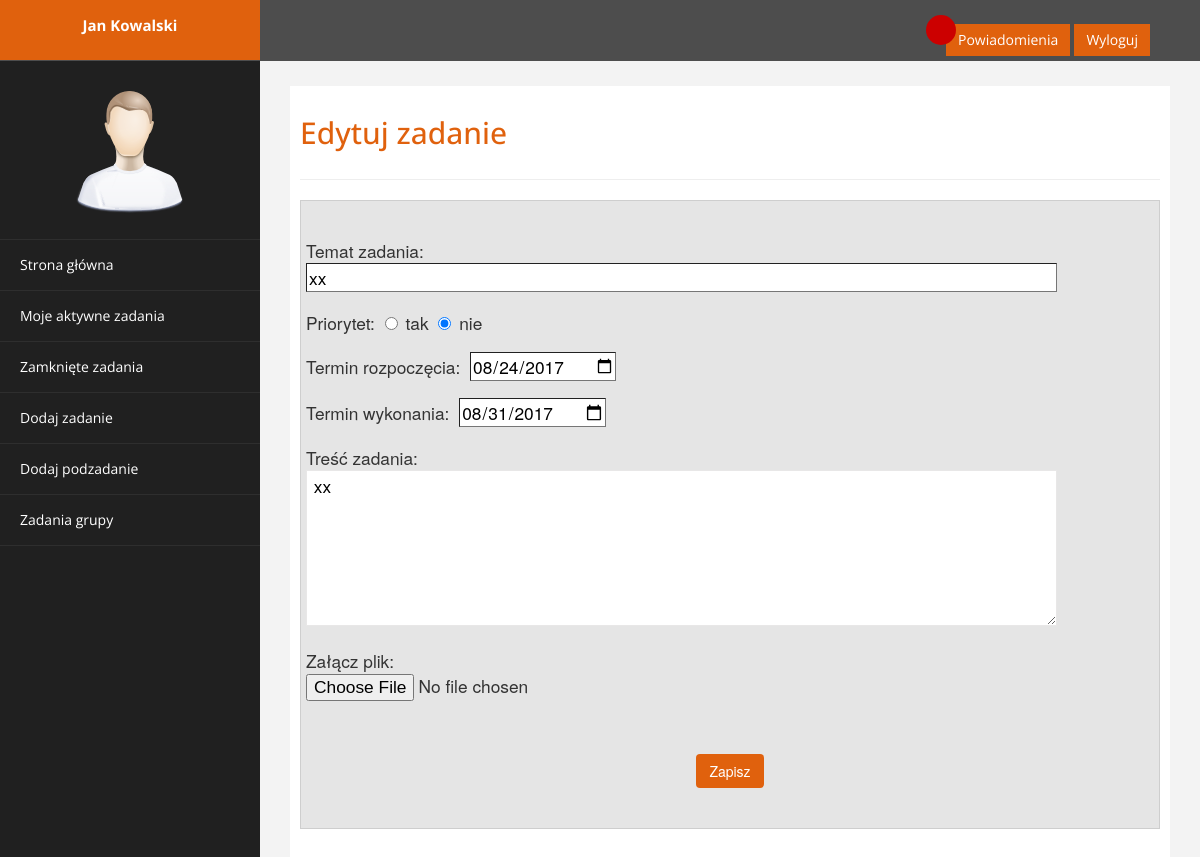
The page /edit_task.php?id=43 (signed in) on the database its author committed.
### tables this page shows
CREATE TABLE `task` (
  `task_ID` int(11) NOT NULL,
  `name` text NOT NULL,
  `description` text NOT NULL,
  `start_date` date NOT NULL,
  `end_date` date NOT NULL,
  `user_ID` int(11) NOT NULL,
  `priority` tinyint(1) NOT NULL,
  `done` tinyint(1) NOT NULL
);

### database/dbinfo.php (called while the page is built, shortened)
<?php
        $db_task_tab = 'task';
                $db_task_id = 'task_ID';
                $db_task_name = 'name';
                $db_task_description = 'description';
                $db_task_sdate = 'start_date';
                $db_task_edate = 'end_date';
?>

### edit_task.php (the view, shortened to what this page needs)
<!DOCTYPE html>
<html xmlns="http://www.w3.org/1999/xhtml">
<head>
    <link href="template/assets/css/bootstrap.css" rel="stylesheet" />
    <link href="template/assets/css/custom.css" rel="stylesheet" />
</head>
<body>
    <div id="wrapper">
        <nav class="navbar navbar-default navbar-cls-top " role="navigation" style="margin-bottom: 0">
            <div class="navbar-header">
                <a class="navbar-brand" href="main.php"><?php echo $_SESSION['fname']." ".$_SESSION['lname']?></a>
            </div>
    <div style="color: white;
    padding: 15px 50px 5px 50px;
    float: right;
    font-size: 16px;"><div class="circle" id="circle"> </div> <a href="nots.php" class="btn btn-danger square-btn-adjust">Powiadomienia</a>
        <a href="logout.php" class="btn btn-danger square-btn-adjust">Wyloguj</a> </div>
        </nav>
                <nav class="navbar-default navbar-side" role="navigation">
            <div class="sidebar-collapse">
                <ul class="nav" id="main-menu">
				<li class="text-center">
                    <img src="template/assets/img/find_user.png" class="user-image img-responsive"/>
					</li>
                    <li>
                        <a  href="main.php" ><i "></i> Strona główna</a>
                    </li>
                    <li>
                        <a  href="tasks.php" ><i "></i> Moje aktywne zadania</a>
                    </li>
                  <li>
                        <a  href="old_tasks.php" ><i "></i>Zamknięte zadania</a>
                    </li>
                   <?php
                   If ($_SESSION['function']=="2" ){
                      echo '<li>
                        <a  href="add_tasks.php"><i "></i> Dodaj zadanie</a>
                    </li>';
                     echo ' <li><a href="add_subtasks.php"><i "></i> Dodaj podzadanie</a>
                    </li>';
                      echo '<li><a href="team_tasks.php"><i "></i> Zadania grupy</a>
                    </li>';
                   }
                   ?>
                </ul>
            </div>
        </nav>
        <div id="page-wrapper" >
            <div id="page-inner">
                <div class="row">
                    <div class="col-md-12">
                        <h2>Edytuj zadanie</h2>
                    </div>
                </div>
                 <hr />
        <div class="subtask-form">
        <center>
        <br />
        <?php
        require_once "database/dbinfo.php";
        $connection = db_connection();
        $sql= "SELECT * FROM $db_task_tab WHERE $db_task_id=".$_GET['id'];
        $result = $connection->query($sql);
        $row = $result->fetch_assoc();
       echo " <form enctype='multipart/form-data' action='edit_st.php' method='post'>";
       echo " <div class='stemat'><p class='tematt'>Temat zadania: <br /><input type='text' name='topic' value=\"$row[$db_task_name]\" class='stematp' required/></p></div>";
       echo "<div class='stemat'><p class='termint'> Priorytet:
            <input type='radio' name='priority' value='1'/> tak
            <input type='radio' name='priority' value='0' checked/> nie </p></div>";
       echo "<div class='termin'><p class='termint'>Termin rozpoczęcia: <input type='date' id='calendar' name='stime' value=\"$row[$db_task_sdate]\" class='terminp' required/></p></div>";
       echo "<div class='termin'><p class='termint'>Termin wykonania: <input type='date' id='calendar2' name='etime' value=\"$row[$db_task_edate]\" class='terminp' required/></p></div>";
       echo "<div class='stresc'><p class='tresct'>Treść zadania: <br /><textarea name='description' id='trescp' rows='6' style='width:88%' required> $row[$db_task_description]</textarea></p></div>";
       echo "<div class='stresc'><p class='tresct'>Załącz plik: <br /><input type='file' size='32' name='attachment' value=''/><p/><div/>";
        ?>
                <div class="stresc"><button type="submit">Zapisz</button></center><div/>
                 <br>
                 <br>
        </div>
            </div>
        </div>
</body>
</html>

### template/assets/css/custom.css (style rules this page uses)
body { font-family: 'Open Sans', sans-serif; }
#wrapper { width: 100%; background:#202020; }
#page-wrapper { padding: 15px 15px; min-height: 600px; background:#F3F3F3; }
#page-inner { width:100%; margin:10px 20px 10px 0px; background-color:#fff!important; padding:10px; min-height:1200px; }
.text-center { text-align:center; }
h2 { color: #e0610d; }
.square-btn-adjust { border: 0px solid transparent; -webkit-border-radius: 0px; -moz-border-radius: 0px; border-radius: 0px; }
p { font-size:16px; line-height:25px; padding-top:20px; }
button { background-color: #e0610d !important; display: inline-block !important; padding: 6px 12px !important; margin-bottom: 0 !important; font-size: 14px !important; font-weight: normal !important; line-height: 1.42857143 !important; text-align: center !important; white-space: nowrap !important; vertical-align: middle !important; cursor: pointer !important; -webkit-user-select: none !important; -moz-user-select: none !important; -ms-user-select: none !important; user-select: none !important; background-image: none !important; border: 1px solid transparent !important; border-radius: 4px !important; color: #ffffff !important; }
.subtask-form { border-style:solid; border-width:1px; width:100%; height:auto; border-color:#cecece !important; font-family: "Helvetica Neue", Helvetica, Arial, sans-serif; background-color: #e5e5e5; padding:10px, 10px, 10px, 10px; }
p.tematt, p.termint, p.tresct { padding-top:0px; text-align:left; margin-left: 5px; font-family: "Helvetica Neue", Helvetica, Arial, sans-serif; font-size: 13pt; }
.tematp, .trescp, .terminp { margin-left:5px; }
textarea { border-color: #E8E7E7; border-width:0.5px; outline: none; }
input { border-width:1px; outline: none; }
input.stematp { width: 88%; }
.circle { width: 30px; height: 30px; background-color: #cc0000; border-radius: 100%; margin-left: -20px; margin-bottom: -21px; z-index: 1; position: relative; text-align: center; }
.user-image { margin: 25px auto; -webkit-border-radius: 10px; -moz-border-radius: 10px; border-radius: 10px; max-height:170px; max-width:170px; }
.navbar-cls-top .navbar-brand { color: #fff; background: #e0610d; width: 260px; text-align: center; height: 60px; font-size: 15px; font-weight: 700; }
.sidebar-collapse , .sidebar-collapse .nav { background:none; }
.sidebar-collapse .nav { padding:0; }
.sidebar-collapse .nav > li > a { color:#fff; background:#202020; text-shadow:none; }
.sidebar-collapse > .nav > li > a { padding:15px 10px; }
.sidebar-collapse > .nav > li { border-bottom: 1px solid rgba(107, 108, 109, 0.19); }
.navbar-side { border:none; background-color: #202020; }
.navbar-cls-top { background:#4D4D4D; border-bottom:none; }
.navbar-default { border:0px solid black; }
.navbar-header { background: #A70303; }
@media (min-width:768px) { #page-wrapper { margin: 0 0 0 260px; padding: 15px 30px; min-height: 1200px; } }
@media (min-width:768px) { .navbar-side { z-index: 1; position: absolute; width: 260px; } }
@media (min-width:768px) { .navbar { border-radius: 0px; } }

### timeline/style.css (style rules this page uses)
img { vertical-align: middle; }
.img-responsive { display: block; height: auto; max-width: 100%; }

### rows shown on the page
task: topic "xx", stime "08/24/2017", etime "08/31/2017", description "xx"

### other values the page prints
$_SESSION['fname'] "Jan"
$_SESSION['lname'] "Kowalski"
